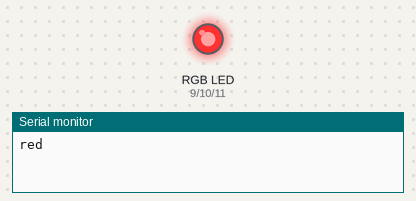
Bench run of a sketch on a simulated Arduino Uno, built with avr-gcc and run on an emulated ATmega328P. On the bench: an RGB LED mixed from three pins (HIGH = lit), the last lines printed to the serial monitor. Dim RGB values are drawn brighter than linear.

Above: at 0.05 s.
At 2.0 s:
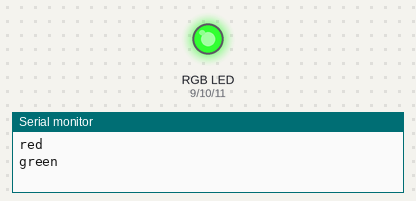
At 3.0 s:
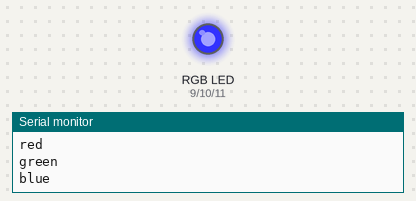
At 4.0 s:
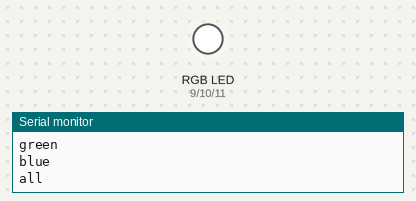
At 5.0 s:
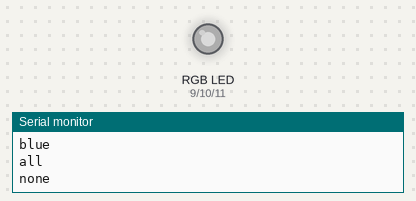
Timing chart, 0 to 6.5 s (numbered marks = the images above):
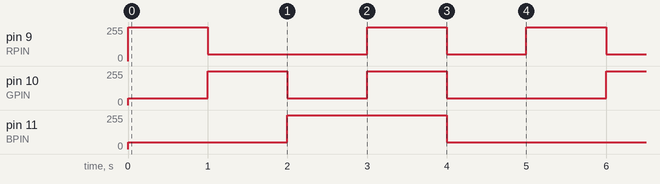

Measured:
- by itself, pin 9 (RPIN): repeats every 5.0 s: 50/255 2.0 s, 255/255 1.0 s, 50/255 1.0 s, 255/255 1.0 s
- by itself, pin 10 (GPIN): repeats every 5.0 s: 255/255 1.0 s, 50/255 1.0 s, 255/255 1.0 s, 50/255 2.0 s
- by itself, pin 11 (BPIN): repeats every 5.0 s: 255/255 2.0 s, 50/255 3.0 s

The sketch:

color_profiles_test.ino
```cpp
// interrupt flags
volatile bool SLEEP = 0;  // on/off
volatile bool STOP = 0;   // for responsive color changes

// IO pins
const int RPIN = 9,
          GPIN = 10,
          BPIN = 11,
          GATEPIN = 2,
          IRPIN = 4,
          AUDIOPIN = A5;


void setup() {
  const int in_pins [] = {GATEPIN, IRPIN, AUDIOPIN};
  const int out_pins [] = {RPIN, GPIN, BPIN};
  for (auto pin : in_pins){
    pinMode(pin, INPUT);
  }
  for (auto pin : out_pins){
    pinMode(pin, OUTPUT);
  }

  Serial.begin(9600);
}

// non-blocking delay function using millis()
void delayMillis(const unsigned long t){
  const unsigned long start = millis();
  while(millis() - start < t){
    // check interrupt flag
    if(STOP) break;
  }
  return;
}

// function for controlling led brightness, param values 0-255
void setColor(const int r, const int g, const int b){
  analogWrite(RPIN, r);
  analogWrite(GPIN, g);
  analogWrite(BPIN, b);
}

void partyMode(){
  setColor(255,50,50);
  Serial.println("red");
  delayMillis(1000);
  setColor(50,255,50);
  Serial.println("green");
  delayMillis(1000);
  setColor(50,50,255);
  Serial.println("blue");
  delayMillis(1000);
  setColor(255,255,255);
  Serial.println("all");
  delayMillis(1000);
  setColor(50,50,50);
  Serial.println("none");
  delayMillis(1000);
}

void loop() {
  while(!SLEEP){
    while(!STOP){
      partyMode();
    }
  }
}
```
